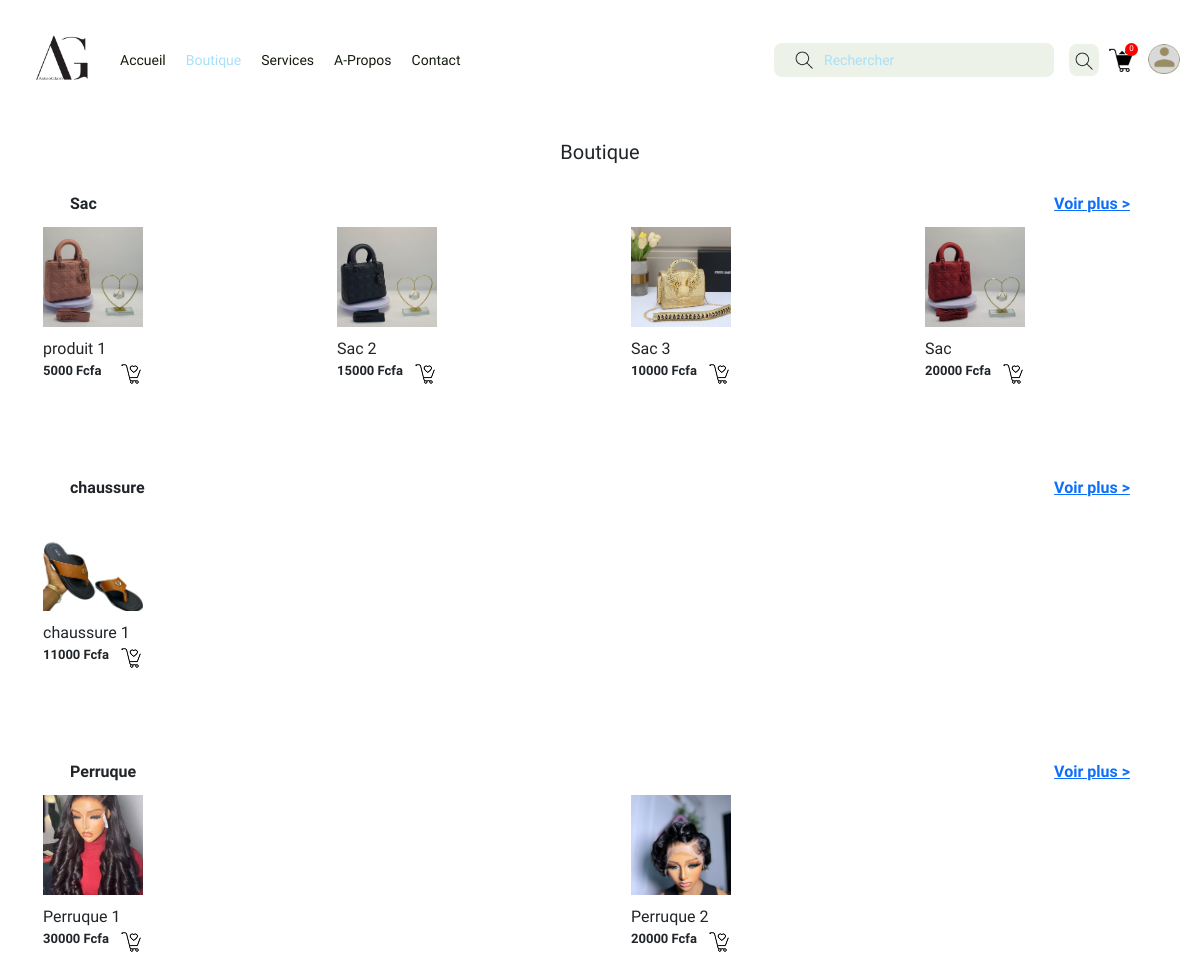
Screenshot of /boutique/ with the database file from the repository.
### vente/models.py (models this page shows, shortened)
class Categorie(models.Model):
    nom= models.CharField(max_length=100)
    description= models.TextField()
    image = models.ImageField(upload_to= 'categorie_image/')

class Produit(models.Model):
    nom = models.CharField(max_length=100)
    prix = models.IntegerField()
    description = models.TextField()
    categorie = models.ForeignKey(Categorie,on_delete=models.SET_NULL,null=True)
    image = models.ImageField(upload_to= 'produit_image/')

### vente/views.py (the view)
# urls.py: path('boutique/', views.boutique,name="boutique"),
def boutique(request):
    query = request.GET.get('sr-input-ls-nav')  # Récupère le mot-clé saisi
    if query:
        produits = Produit.objects.filter(
            Q(nom__icontains=query) | Q(description__icontains=query)
        )
    else:
        produits = Produit.objects.all()
    categories = Categorie.objects.all()
    return render(request, 'vente/boutique.html', {
        'produits': produits,
        'categories': categories,
        'query': query
    })

### vente/context_processors.py (called while the page is built)
def panier_count(request):
    if "panier" not in request.session:
        request.session["panier"] = []
    panier = request.session["panier"]
    nombre = len(panier)
    return {'nombre': nombre}

### vente/templates/vente/boutique.html (shortened to what this page needs)
{%load static %}
<!DOCTYPE html>
<html lang="en">
<head>
    <link href="https://cdn.jsdelivr.net/npm/bootstrap@5.0.2/dist/css/bootstrap.min.css" rel="stylesheet">
    <link rel="stylesheet" href="{%static 'base.css'%}">
    <link rel="stylesheet" href="{% static 'boutique.css'%}">
</head>
<body>
    <nav class="large-screen-nav">
        <div class="left-ls-nav">
            <a href="{% url '' %}"><img src="{% static 'logo1.jpg'%}" alt=""></a>
            <div class="ls-nav-links-container">
                <a href="{% url '' %}">Accueil</a>
                <a class="active" href="{% url 'boutique' %}">Boutique</a>
                <a href="{% url 'services' %}">Services</a>
                <a href="{% url 'apropos' %}">A-Propos</a>
                <a href="{% url 'contact' %}">Contact</a>
            </div>
        </div>
        <div class="right-ls-nav">
            <form action="{% url 'boutique' %}" method="get" class="ls-nav-search-form">
                <img class="sr-icon-ls-nav" src="{% static 'search.png'%}" alt="">
                <input type="text" name="sr-input-ls-nav" id="sr-input-ls-nav" placeholder="Rechercher">
                <button class="sr-btn-ls-nav"><img src="{% static 'search.png'%}" alt=""></button>
            </form>
            <div class="ls-nav-panier-user">
                <a href="{% url 'panier' %}">
                    <span>{{nombre}}</span>
                    <img src="{% static 'panier.png'%}" alt="">
                </a>
                <a href="{% url 'profil' %}">
                    <div class="user-container"></div>
                </a>
            </div>
        </div>
    </nav>
    <div class="contenu">
        <div class="tete">
            <h5>Boutique</h5>
        </div>
        {% for categorie in categories %}
        <div class="cat">
            <div class="entete_cat">
                <div class="nom_cat">{{ categorie.nom }}</div>
                <div class="voir_plus">
                    <a href="{% url 'categorie_filtre' categorie.id %}">Voir plus ></a>
                </div>
            </div>
            <div class="container">
                {% for produit in produits %}
                    {% if produit.categorie == categorie %}
                    <div class="square-container" id="imageContainer{{ produit.id }}"
                    onclick="toggleSelection('imageContainer{{ produit.id }}')">
                            <div class="formulaire">
                                <a href="{% url 'detail_produit' produit.id %}">
                                    <img class="square-image" src="{{ produit.image.url }}" alt="{{ produit.nom }}">
                                </a>
                            </div>
                            <div class="image-title">
                                <div class="fruit">{{ produit.nom }}</div>
                                <div class="ajout_panier">
                                    <div class="prix">{{ produit.prix }} Fcfa</div>
                                    <a href="{% url 'ajouter_au_panier' produit.id %}">
                                        <div class="Shopping">
                                            <img src="{% static 'Shopping Cart.png' %}" alt="Ajouter au panier" >
                                        </div>
                                    </a>
                                </div>
                            </div>
                    </div>
                    {% endif %}
                {% endfor %}
            </div>
        </div>
        {% endfor %}
    </div>
</body>
</html>

### vente/static/base.css (style rules this page uses)
* { padding: 0; margin: 0; box-sizing: border-box; }
body { font-family: "Epilogue", sans-serif; font-weight: 500; font-style: normal; position: relative; }
.large-screen-nav { width: 100%; padding: 20px; display: flex; }
.left-ls-nav { width: 65%; display: flex; align-items: center; gap: 20px; }
.left-ls-nav img { width: 80px; }
.ls-nav-links-container { display: flex; gap: 20px; }
.ls-nav-links-container a { color: #141C0D; font-size: 14px; text-decoration: none; }
.ls-nav-links-container a.active { color: #A8E0F9; }
.right-ls-nav { width: 35%; display: flex; justify-content: space-between; align-items: center; }
.ls-nav-search-form { width: 80%; display: flex; gap: 15px; align-items: center; position: relative; }
.sr-icon-ls-nav { position: absolute; left: 20px; }
#sr-input-ls-nav { width: 90%; padding: 5px 50px; border: none; outline: none; border-radius: 8px; background-color: #EDF2E8; }
#sr-input-ls-nav::placeholder { color: #A8E0F9; font-size: 14px; }
.sr-btn-ls-nav { width: 32px; height: 32px; border: none; background-color: #EDF2E8; border-radius: 8px; }
.ls-nav-panier-user { display: flex; gap: 15px; align-items: center; }
.ls-nav-panier-user a img { width: 24px; }
.ls-nav-panier-user a { position: relative; }
.ls-nav-panier-user a span { position: absolute; right: -5px; top: -5px; width: 13px; height: 13px; background-color: red; display: flex; align-items: center; justify-content: center; border-radius: 50%; color: white; font-size: 8px; }
.user-container { width: 32px; height: 32px; background-image: url("/static/pp.png"); background-size: contain; background-repeat: no-repeat; border-radius: 50%; }
.contenu { padding: 20px; }

### vente/static/boutique.css (style rules this page uses)
body .contenu { width: 100%; }
* { padding: 0; margin: 0; box-sizing: border-box; }
.container { display: grid; grid-template-columns: repeat(auto-fit, minmax(100px, 1fr)); grid-gap: 60px; align-items: flex-start; }
.square-container { width: 100px; height: 100px; position: relative; border: 1px solid white; cursor: pointer; margin-bottom: 50px; }
.square-image { width: 100px; height: 100px; object-fit: cover; }
.image-title { margin-top: 10px; }
.tete { display: flex; justify-content: center; margin-bottom: 20px; align-items: center; }
.cat { margin-bottom: 100px; }
.ajout_panier { display: flex; justify-content: space-between; }
.entete_cat { display: flex; justify-content: space-between; margin-left: 50px; margin-right: 50px; margin-bottom: 10px; font-size: 16px; font-weight: bold; }
.Shopping img { width: 20px; height: auto; }
.prix { font-size: 13px; font-weight: bold; }

### rows the page displays
Categorie: nom "Sac"
Produit: image (picture), nom "produit 1", prix "5000"
Produit: image (picture), nom "Sac 2", prix "15000"
Produit: image (picture), nom "Sac 3", prix "10000"
Produit: image (picture), nom "Sac", prix "20000"
Categorie: nom "chaussure"
Produit: image (picture), nom "chaussure 1", prix "11000"
Categorie: nom "Perruque"
Produit: image (picture), nom "Perruque 1", prix "30000"
Produit: image (picture), nom "Perruque 2", prix "20000"

### other values shown
{{ nombre }} "0"
